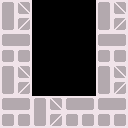

This game map was drawn from its Tiled (.tmx) file and the tilesets committed beside it. A one-line description and the full map source follow:
An orthogonal 16x16 tile map with 8x8 px tiles, 1 tile layer (solid).

<map version="1.0" tiledversion="1.1.3" orientation="orthogonal" renderorder="right-down" width="16" height="16" tilewidth="8" tileheight="8" infinite="0" nextobjectid="1">
 <tileset firstgid="1" name="tiles" tilewidth="8" tileheight="8" tilecount="256" columns="16">
  <image source="../pub/assets/tiles.png" width="128" height="128" />
 </tileset>
 <layer name="solid" width="16" height="16">
  <data encoding="csv">
197,198,199,200,0,0,0,0,0,0,0,0,197,198,199,200,
213,214,215,216,0,0,0,0,0,0,0,0,213,214,215,216,
229,230,231,232,0,0,0,0,0,0,0,0,229,230,231,232,
245,246,247,248,0,0,0,0,0,0,0,0,245,246,247,248,
193,194,195,196,0,0,0,0,0,0,0,0,193,194,195,196,
209,210,211,212,0,0,0,0,0,0,0,0,209,210,211,212,
225,226,227,228,0,0,0,0,0,0,0,0,225,226,227,228,
241,242,243,244,0,0,0,0,0,0,0,0,241,242,243,244,
197,198,199,200,0,0,0,0,0,0,0,0,197,198,199,200,
213,214,215,216,0,0,0,0,0,0,0,0,213,214,215,216,
229,230,231,232,0,0,0,0,0,0,0,0,229,230,231,232,
245,246,247,248,0,0,0,0,0,0,0,0,245,246,247,248,
193,194,195,196,197,198,199,200,193,194,195,196,193,194,195,196,
209,210,211,212,213,214,215,216,209,210,211,212,209,210,211,212,
225,226,227,228,229,230,231,232,225,226,227,228,225,226,227,228,
241,242,243,244,245,246,247,248,241,242,243,244,241,242,243,244
</data>
 </layer>
</map>
